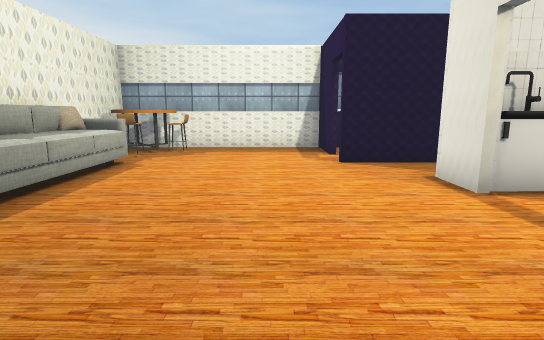
view 1 (above)

16 first-person views from a walk through a scene from a Unity 3-D project. The camera is 1.3 m above the floor, tilts 10° down and sees 80° across. Doors are open. The floor is counted in squares, 1 m on a side. Each view is taken from the middle of a square. On the plan, view 1 faces up. The plan holds only what a view shows up to about 14 squares ahead; the rest is blank. The player is left out. Some surface patterns are stand-ins.

view 2
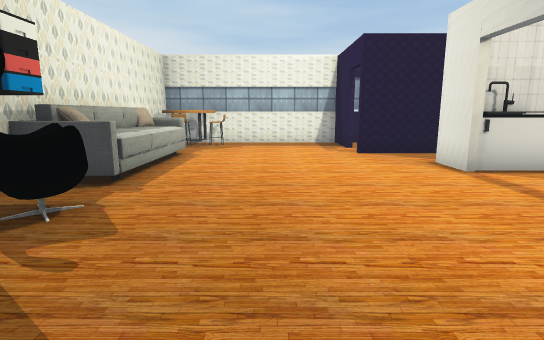

view 3
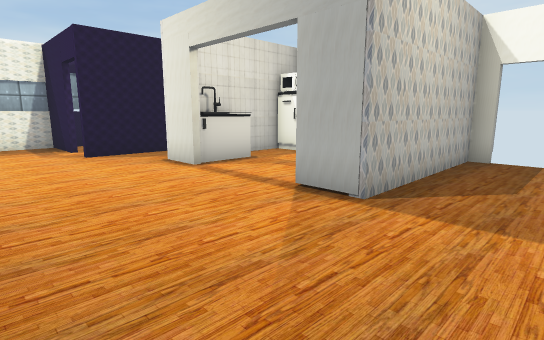

view 4
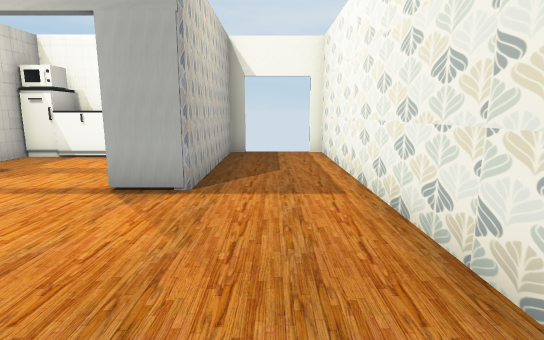

view 5
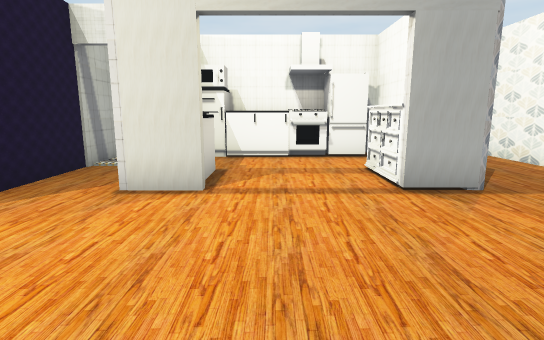

view 6
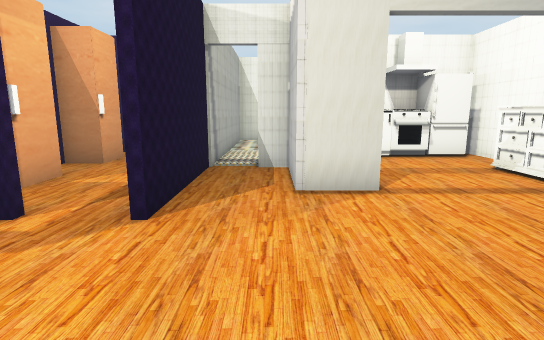

view 7
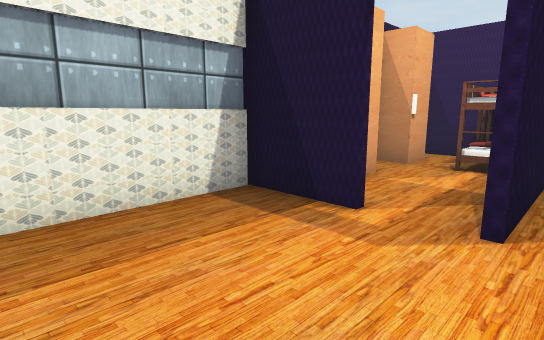

view 8
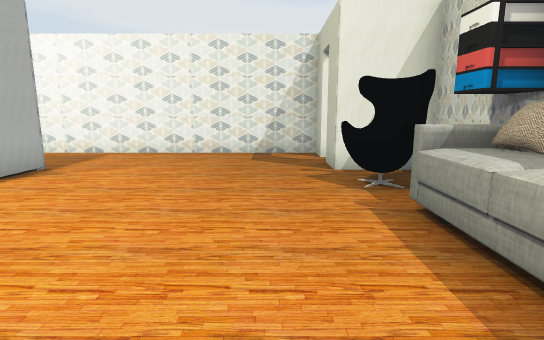

view 9
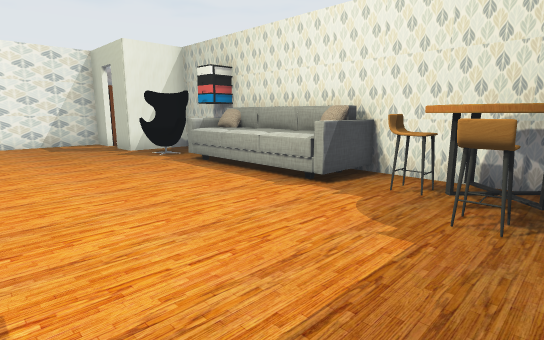

view 10
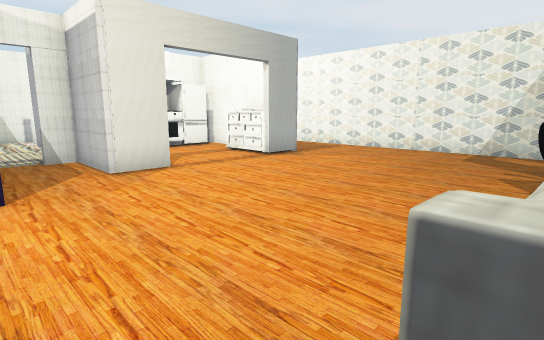

view 11
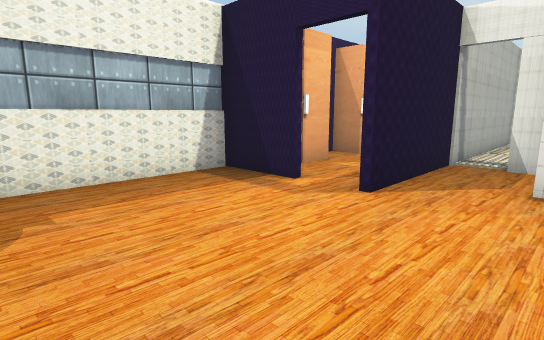

view 12
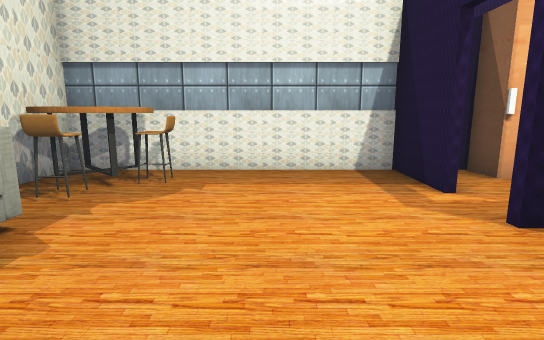

view 13
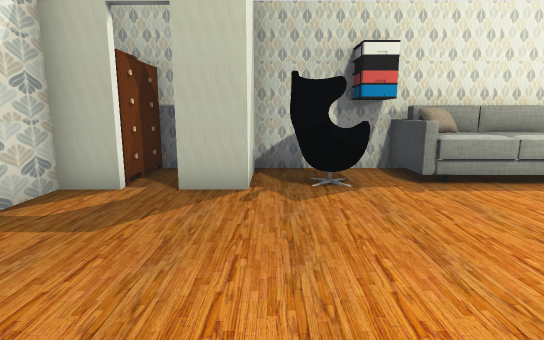

view 14
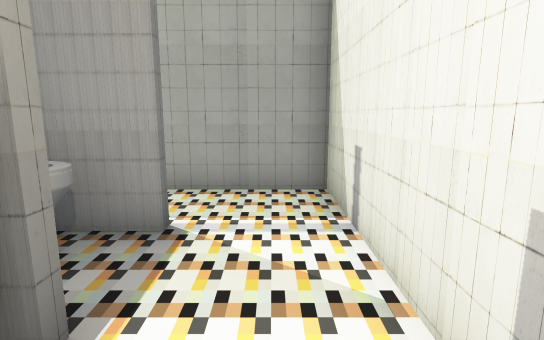

view 15
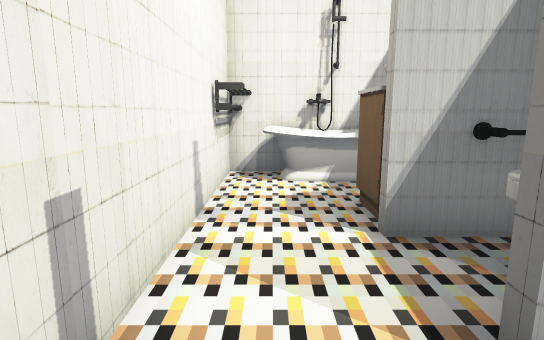

view 16
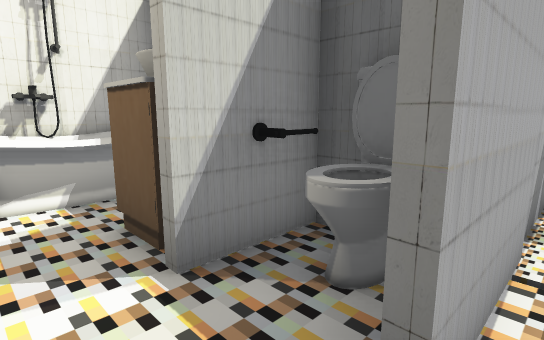

### Floor plan
Ten units are one square. View 1 is at (0, 0); x grows to the right and y downward. Boxes are objects, and circles mark ways between rooms. Rooms are numbered by the first view taken in them; rooms with no view inside come last. Other rooms are left out.
<svg viewBox="-62 -130 196 162">
<path fill="none" stroke="#000" d="M51 -67 58 -67 58 -74M54 -8 75 -8M18 -101 18 -124 -57 -124 -57 -6 -34 -6 -34 6M55 -85 18 -85M70 -67 85 -67M75 -64 54 -64M90 -47 96 -47M-35 27 89 27 89 22M89 -22 89 -54M89 1 89 -4 54 -4M109 -64 95 -64M90 -54 90 -47M115 -8 129 -8 129 -75M85 -67 109 -67M129 -75 129 -85 84 -85"/>
<rect x="-55" y="15" width="10" height="10" fill="#bbb"><title>other object</title></rect>
<rect x="-55" y="-35" width="30" height="20" fill="#bbb"><title>other object</title></rect>
<rect x="-55" y="-45" width="10" height="20" fill="#bbb"><title>other object</title></rect>
<rect x="-55" y="-85" width="20" height="50" fill="#bbb"><title>other object</title></rect>
<rect x="-55" y="-115" width="30" height="20" fill="#bbb"><title>other object</title></rect>
<rect x="-55" y="-125" width="20" height="20" fill="#bbb"><title>other object</title></rect>
<rect x="-45" y="15" width="10" height="10" fill="#bbb"><title>other object</title></rect>
<rect x="35" y="-25" width="20" height="20" fill="#bbb"><title>other object</title></rect>
<rect x="35" y="-65" width="20" height="20" fill="#bbb"><title>other object</title></rect>
<rect x="45" y="-55" width="10" height="10" fill="#bbb"><title>other object</title></rect>
<rect x="75" y="-15" width="10" height="10" fill="#bbb"><title>other object</title></rect>
<rect x="75" y="-25" width="10" height="10" fill="#bbb"><title>other object</title></rect>
<rect x="75" y="-35" width="10" height="10" fill="#bbb"><title>other object</title></rect>
<rect x="75" y="-45" width="10" height="10" fill="#bbb"><title>other object</title></rect>
<rect x="75" y="-65" width="10" height="20" fill="#bbb"><title>other object</title></rect>
<rect x="85" y="-65" width="20" height="10" fill="#bbb"><title>other object</title></rect>
<rect x="95" y="-25" width="30" height="20" fill="#bbb"><title>other object</title></rect>
<rect x="95" y="-45" width="10" height="10" fill="#bbb"><title>other object</title></rect>
<rect x="95" y="-55" width="10" height="10" fill="#bbb"><title>other object</title></rect>
<rect x="105" y="-15" width="10" height="10" fill="#bbb"><title>other object</title></rect>
<circle cx="115" cy="-70" r="3" fill="#2a7"/>
<text x="10" y="-40">1</text>
<text x="110" y="-40">2</text>
<text x="100" y="-80">3</text>
</svg>
Room 2 opens to room 3.

Where each view was taken, in squares from view 1:
view 1: 0 up, 0 right, facing up
view 2: 2 down, 1 left, facing up
view 3: 2 down, 1 left, facing up-right
view 4: 1 down, 2 left, facing right
view 5: 4 up, 2 left, facing right
view 6: 7 up, 2 left, facing right
view 7: 8 up, 2 left, facing up-right
view 8: 8 up, 2 left, facing down
view 9: 12 up, 1 right, facing down-left
view 10: 9 up, 4 left, facing down-right
view 11: 6 up, 3 left, facing up-right
view 12: 5 up, 1 left, facing up
view 13: 1 up, 2 right, facing left
view 14: 3 up, 12 right, facing up
view 15: 8 up, 12 right, facing down
view 16: 7 up, 12 right, facing down-left
